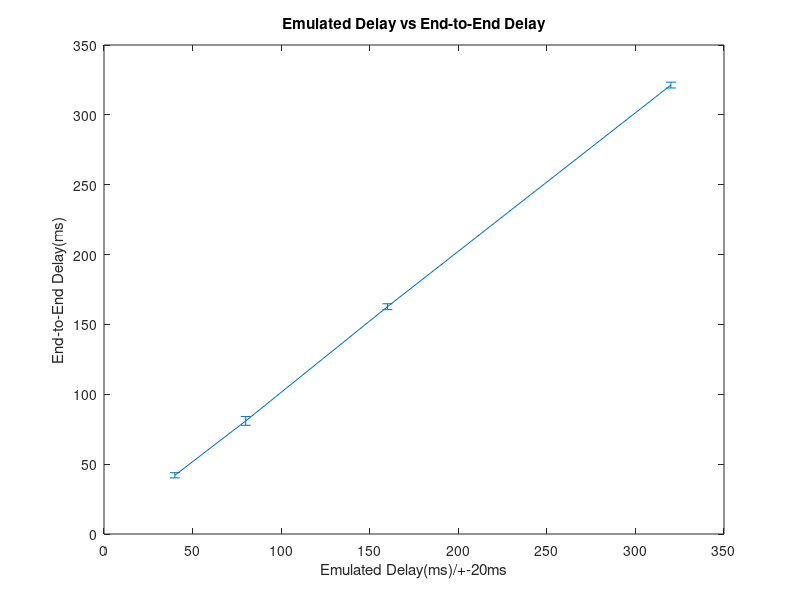

The MATLAB source for this figure:
x=[40,80,160,320];
y=[42.0280623436, 80.9206318855, 162.675359249, 321.32212162];
e=[1.84840390578, 3.1282490074, 2.11410422494, 2.07671289966];

errorbar(x,y,e);
xlabel('Emulated Delay(ms)/+-20ms');
ylabel('End-to-End Delay(ms)');
title('Emulated Delay vs End-to-End Delay');
print('graph.png')
pause;
